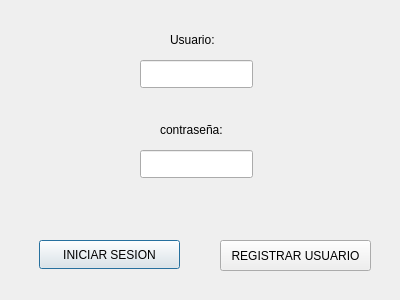
<?xml version="1.0" encoding="UTF-8"?>
<ui version="4.0">
 <class>LoginDialog</class>
 <widget class="QDialog" name="LoginDialog">
  <property name="geometry">
   <rect>
    <x>0</x>
    <y>0</y>
    <width>400</width>
    <height>300</height>
   </rect>
  </property>
  <property name="windowTitle">
   <string>Dialog</string>
  </property>
  <widget class="QLineEdit" name="usernameEdit">
   <property name="geometry">
    <rect>
     <x>140</x>
     <y>60</y>
     <width>113</width>
     <height>28</height>
    </rect>
   </property>
  </widget>
  <widget class="QLineEdit" name="passwordEdit">
   <property name="geometry">
    <rect>
     <x>140</x>
     <y>150</y>
     <width>113</width>
     <height>28</height>
    </rect>
   </property>
  </widget>
  <widget class="QPushButton" name="loginButton">
   <property name="geometry">
    <rect>
     <x>39</x>
     <y>240</y>
     <width>141</width>
     <height>29</height>
    </rect>
   </property>
   <property name="text">
    <string>INICIAR SESION</string>
   </property>
  </widget>
  <widget class="QPushButton" name="registerButton">
   <property name="geometry">
    <rect>
     <x>220</x>
     <y>240</y>
     <width>151</width>
     <height>31</height>
    </rect>
   </property>
   <property name="text">
    <string>REGISTRAR USUARIO</string>
   </property>
  </widget>
  <widget class="QLabel" name="label">
   <property name="geometry">
    <rect>
     <x>170</x>
     <y>30</y>
     <width>63</width>
     <height>20</height>
    </rect>
   </property>
   <property name="text">
    <string>Usuario:</string>
   </property>
  </widget>
  <widget class="QLabel" name="label_2">
   <property name="geometry">
    <rect>
     <x>160</x>
     <y>120</y>
     <width>81</width>
     <height>20</height>
    </rect>
   </property>
   <property name="text">
    <string>contraseña:</string>
   </property>
  </widget>
 </widget>
 <resources/>
 <connections/>
</ui>
